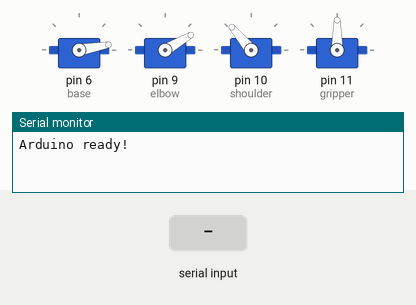
The sketch below on a simulated Arduino Uno, built with avr-gcc and run on an emulated ATmega328P. Parts: 4 × servo, the last lines printed to the serial monitor. Inputs (shaded band) come from the test bench.

Above: at 1.2 s.
1.3 s: "90,45,200\n" received over Serial
At 2.5 s:
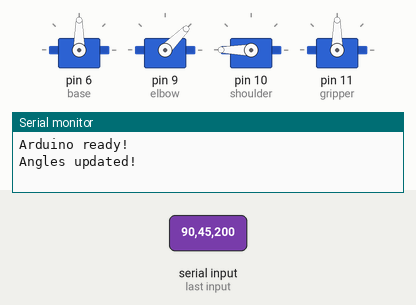
3.4 s: "30,150,10\n" received over Serial
At 6.0 s:
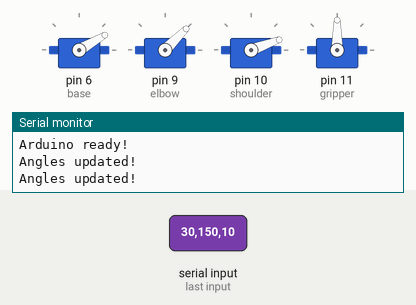
6.4 s: "1,90,45\n" received over Serial
At 7.8 s:
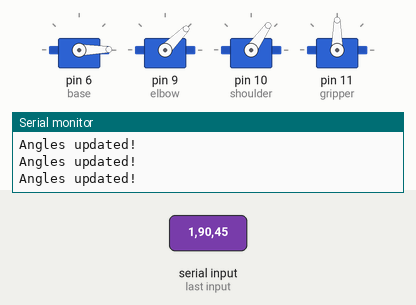
8.1 s: "90,45,200\n" received over Serial
At 8.89 s:
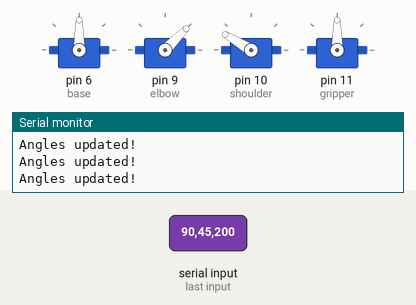
10.5 s: "1,90,45\n" received over Serial
At 11.28 s:
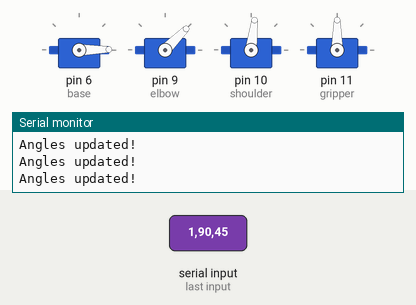
Timing chart, 0 to 13.5 s (numbered marks = the images above; inputs shaded):
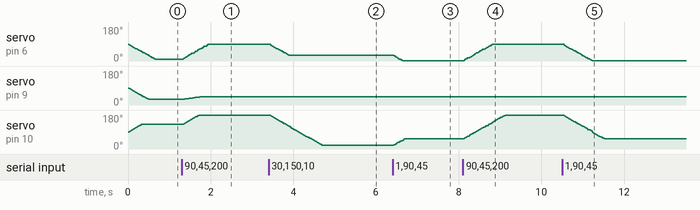

The sketch:

servo_motor_control.ino
```cpp
#include <VarSpeedServo.h>

// create servo objects
VarSpeedServo base, elbow, shoulder, gripper;
String inputString = "";

void setup() {
  // attach servo to pins
  base.attach(6);
  elbow.attach(9);
  shoulder.attach(10);
  gripper.attach(11);

  // initialize angles
  base.write(10, 80, false);
  elbow.write(30, 80, false);
  shoulder.write(130, 80, false);
  gripper.write(90, 80, false);

  Serial.begin(9600);
  Serial.println("Arduino ready!");
}

void loop() {
  while (Serial.available()) {
    char inputChar = (char)Serial.read();
    inputString += inputChar;
    if (inputChar == '\n') {
      inputString.trim(); // remove unnecessary space

      // parse angles
      int angles[3];
      int count = 0;
      char * token = strtok(inputString.c_str(), ",");
      while (token != NULL && count < 3) {
        angles[count] = atoi(token);
        token = strtok(NULL, ",");
        count++;
      }

      if (count == 3) {
        base.write(angles[0], 80, false);
        elbow.write(angles[1], 80, false);
        shoulder.write(angles[2]+10, 80, false);

         // Gradually move the elbow back to 0°
        int currentAngle = elbow.read();
        while (currentAngle > 10) {
          currentAngle--;
          elbow.write(currentAngle, 30, false); // Slowly decrease angle to 0
        }
        gripper.write(180, 60, false);
        elbow.write(45, 20, false);
        gripper.write(90, 60, false);

        Serial.println("Angles updated!");
      } else {
        Serial.println("Error!");
      }

      //reset for next command
      inputString = "";
    }
  }
}
```

Measured:
- after the input at 1.3 s, servo on pin 6 (base): moves from 10° to 90° over 0.64 s, starting at once; servo on pin 9 (elbow): moves from 30° to 45° over 0.46 s, starting after 0.05 s; servo on pin 10 (shoulder): moves from 130° to 180° over 0.38 s, starting at once
- after the input at 3.4 s, servo on pin 6 (base): moves from 90° to 30° over 0.46 s, starting at once; servo on pin 10 (shoulder): moves from 180° to 20° over 1.3 s, starting at once
- after the input at 6.4 s, servo on pin 6 (base): moves from 30° to 1° over 0.22 s, starting at once; servo on pin 10 (shoulder): moves from 20° to 55° over 0.26 s, starting at once
- after the input at 8.1 s, servo on pin 6 (base): moves from 1° to 90° over 0.70 s, starting at once; servo on pin 10 (shoulder): moves from 55° to 180° over 1.0 s, starting at once
- after the input at 10.5 s, servo on pin 6 (base): moves from 90° to 1° over 0.70 s, starting at once; servo on pin 10 (shoulder): moves from 180° to 55° over 1.0 s, starting at once
